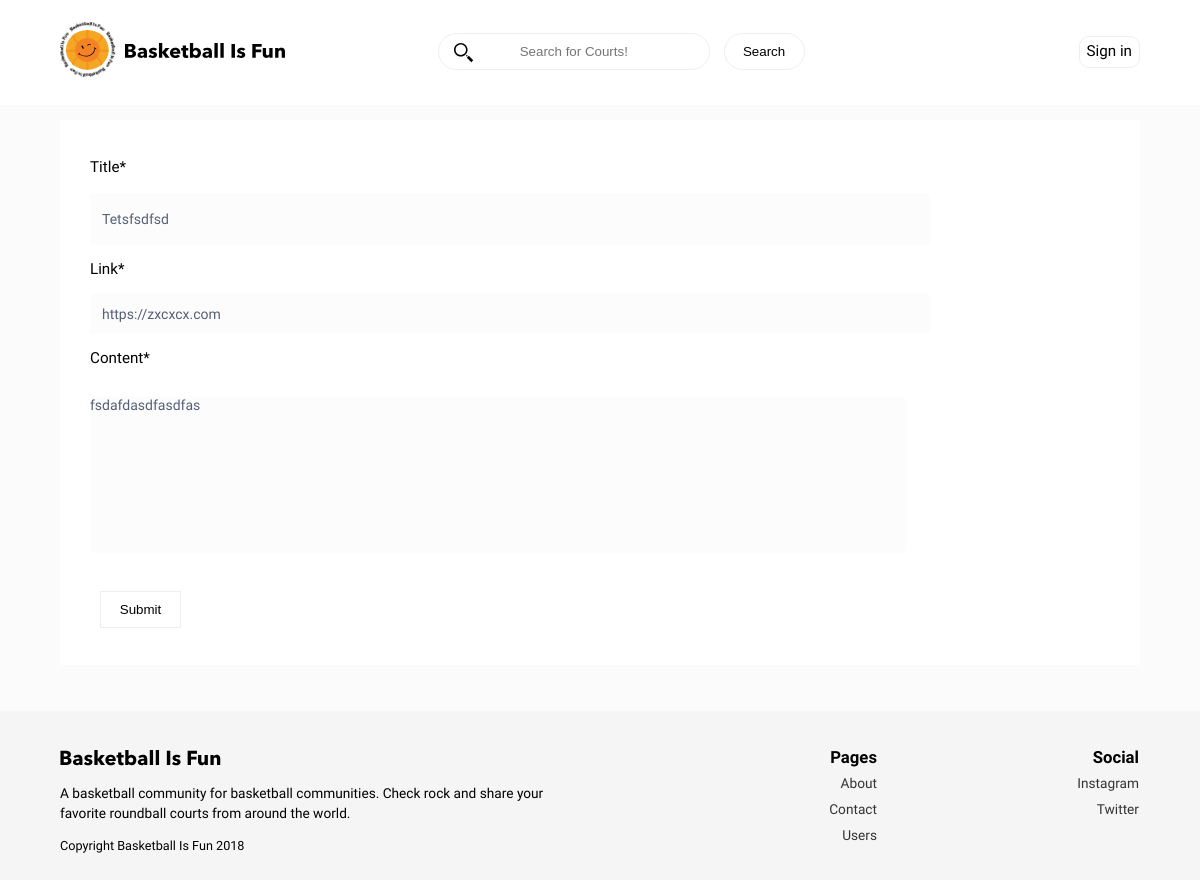
The app's page /forum/tetsfsdfsd/edit/ with its own data.
### forum/models.py (models this page shows, shortened)
class Forum(models.Model):
    user = models.ForeignKey(settings.AUTH_USER_MODEL, default=1)
    title = models.CharField(max_length=120)
    slug = models.SlugField(unique=True)
    height_field = models.IntegerField(default=0)
    width_field = models.IntegerField(default=0)
    content = models.TextField()
    link = models.URLField(default="https://")
    likes = models.ManyToManyField(settings.AUTH_USER_MODEL, blank=True, related_name='forum_likes')
    draft = models.BooleanField(default=False)
    publish = models.DateField(auto_now_add=True)
    updated = models.DateTimeField(auto_now=True, auto_now_add=False)
    timestamp = models.DateTimeField(auto_now=False, auto_now_add=True)
    objects = ForumManager()
    class Meta:
        ordering = ["-timestamp", "-updated"]

### forum/views.py (the view)
# urls.py: url(r'^(?P<slug>[\w-]+)/edit/$', forum_update, name='update'),
def forum_update(request, slug=None):
	if not request.user:
		raise Http404
	instance = get_object_or_404(Forum, slug=slug)
	form = ForumForm(request.POST or None, request.FILES or None, instance=instance)
	if form.is_valid():
		instance = form.save(commit=False)
		instance.save()
		messages.success(request, "<a href='#'>Item</a> Saved", extra_tags='html_safe')
		return HttpResponseRedirect(instance.get_absolute_url())
	context = {
		"title": instance.title,
		"instance": instance,
		"form":form,
	}
	return render(request, "form.html", context)

### forum/forms.py
class ForumForm(forms.ModelForm):
    content = forms.CharField(widget=PagedownWidget(show_preview=False))
    class Meta:
        model = Forum
        fields = [
            "title",
            "link",
            "content",
        ]

### templates/form.html (shortened to what this page needs)
{% extends "base.html" %}
{% load crispy_forms_tags %}
{% block content %}
	<div class="forum-content--detail">
	<div class="forum-content--post">
<form method='POST' class="form-item" action='' enctype='multipart/form-data'>
{{ form | crispy }}
<input type='submit' class="search-button"  value='Submit' />
</form>
</div>
</div>
{% endblock content %}

### static/css/main.css (style rules this page uses)
body { font-family:'Fira Sans',sans-serif;border:0;padding:0;font-weight:300;-webkit-text-size-adjust:100%;-webkit-font-feature-settings:"kern" 1;-moz-font-feature-settings:"kern" 1;-o-font-feature-settings:"kern" 1;font-feature-settings:"kern" 1;font-kerning:normal;background-color:#fbfbfb;line-height:1.4;font-size:.95em;overflow-x:hidden }
body,html { min-height:100%;margin:0 }
input { outline:0;border:1px solid #eee }
form { margin:30px 0;background:#fff }
.search-btn,.search-button { margin-left:10px;cursor:pointer }
#id_content,#password,img { max-width:100% }
.search-button,.signup { -webkit-transition:all .2s }
.search-button { padding:10px;min-width:81px;background:#fff;color:#000;transition:all .2s }
#div_id_content { margin-bottom:10px }
.form-item #id_content { padding:0 0 10em;margin:2em 0 }
#id_title { background-color:#fcfcfc;border:none;border-radius:4px;color:#555f77;font-family:inherit;font-size:14px;outline:0;margin:1em 0;min-height:28px }
.forum-content--detail { grid-column:1/4;margin:1em 0 0;max-width:100% }
.form-control,textarea { font-weight:300;outline:0 }
.forum-content--post,.page-content--full { background:#fff;padding:7px 30px;margin:0 }
.form-control { background-color:#fcfcfc;border:none;border-radius:4px;color:#555f77;font-family:inherit;font-size:14px;padding:12px;width:80%;margin:1em 0;max-height:111px }

### records on screen
Forum: title "Tetsfsdfsd", link "https://zxcxcx.com", content "fsdafdasdfasdfas"
